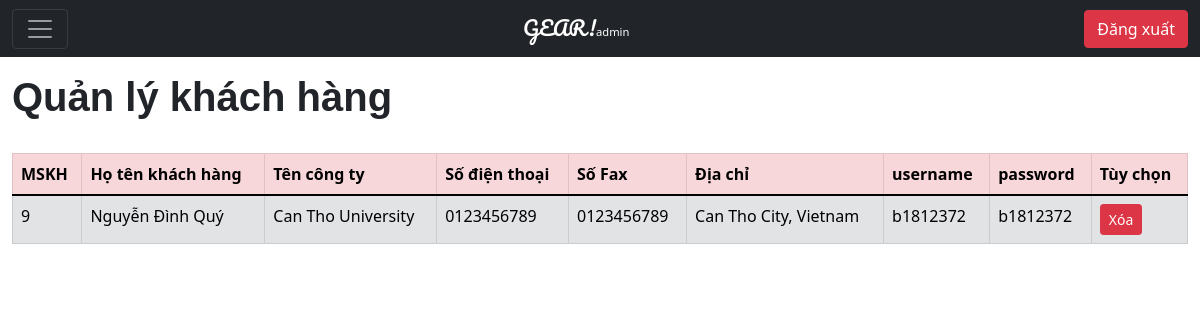
The app's page /QUAN_LY/index.php?action=quanlykhachhang (signed in) with its own data.
### tables this page shows
CREATE TABLE `diachikh` (
  `MaDC` int(11) NOT NULL,
  `DiaChi` varchar(200) NOT NULL,
  `MSKH` int(11) NOT NULL
);

CREATE TABLE `khachhang` (
  `MSKH` int(11) NOT NULL,
  `HoTenKH` varchar(50) NOT NULL,
  `TenCongTy` varchar(50) NOT NULL,
  `SoDienThoai` varchar(12) NOT NULL,
  `SoFax` varchar(12) NOT NULL,
  `username` varchar(50) NOT NULL,
  `password` varchar(50) NOT NULL
);

### QUAN_LY/modules/quanlykhachhang/main.php (the view, shortened to what this page needs)
<!DOCTYPE html>
<html lang="en">
<head>
</head>
<body>
    <div class="container-fluid">
        <h1 class="helvetica-font">Quản lý khách hàng</h1>
    </div>
    <div class="container-fluid mt-3">
        <?php require_once 'config/config.php'?>
        <?php
            $result = $connect->query("SELECT * FROM (khachhang inner join diachikh on khachhang.MSKH = diachikh.MSKH)");
        ?>
        <table class="table table-secondary table-hover table-bordered">
            <thead class="table-danger">
                <tr>
                    <th scope="col">MSKH</th>
                    <th scope="col">Họ tên khách hàng</th>
                    <th scope="col">Tên công ty</th>
                    <th scope="col">Số điện thoại</th>
                    <th scope="col">Số Fax</th>
                    <th scope="col">Địa chỉ</th>
                    <th scope="col">username</th>
                    <th scope="col">password</th>
                    <th scope="col">Tùy chọn</th>
                </tr>
            </thead>
            <tbody>
                <?php while($row = mysqli_fetch_assoc($result)){?>
                <tr>
                    <td><?php echo $row['MSKH'];?></td>
                    <td><?php echo $row['HoTenKH'];?></td>
                    <td><?php echo $row['TenCongTy'];?></td>
                    <td><?php echo $row['SoDienThoai'];?></td>
                    <td><?php echo $row['SoFax'];?></td>
                    <td><?php echo $row['DiaChi'];?></td>
                    <td><?php echo $row['username'];?></td>
                    <td><?php echo $row['password'];?></td>
                    <td>
                        <a class="text-decoration-none" href="modules/quanlykhachhang/remove.php?delete=<?php echo $row['MSKH'] ?>"><button type="button" class="btn btn-sm btn-danger">Xóa</button></a>
                    </td>
                </tr>
                <?php }?>
            </tbody>
        </table>
    </div>
</body>
</html>

### QUAN_LY/css/main.css (style rules this page uses)
.helvetica-font { font-family: Helvetica, Arial, sans-serif; font-weight: bold; padding: 1rem 1rem 1rem 0; }

### records on screen
diachikh: MSKH "9", MSKH.HoTenKH "Nguyễn Đình Quý", MSKH.TenCongTy "Can Tho University", MSKH.SoDienThoai "0123456789", MSKH.SoFax "0123456789", DiaChi "Can Tho City, Vietnam", MSKH.username "b1812372", MSKH.password "b1812372"
